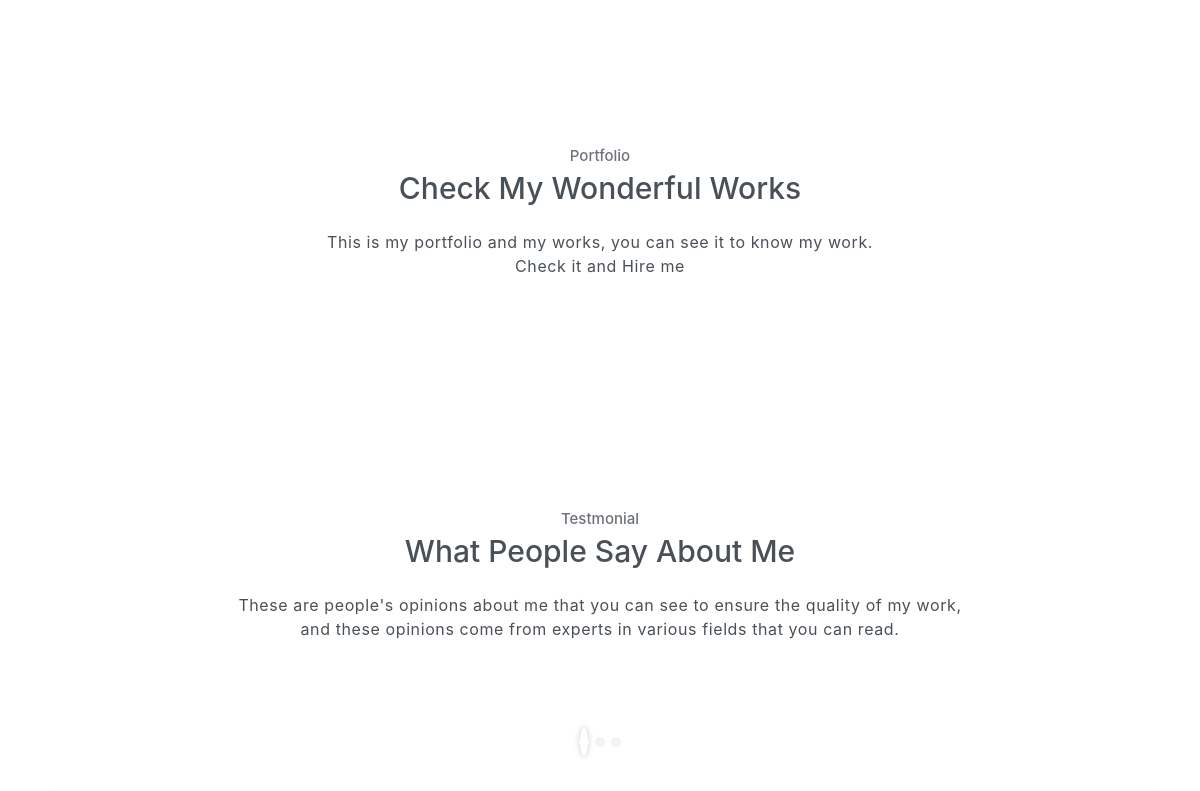
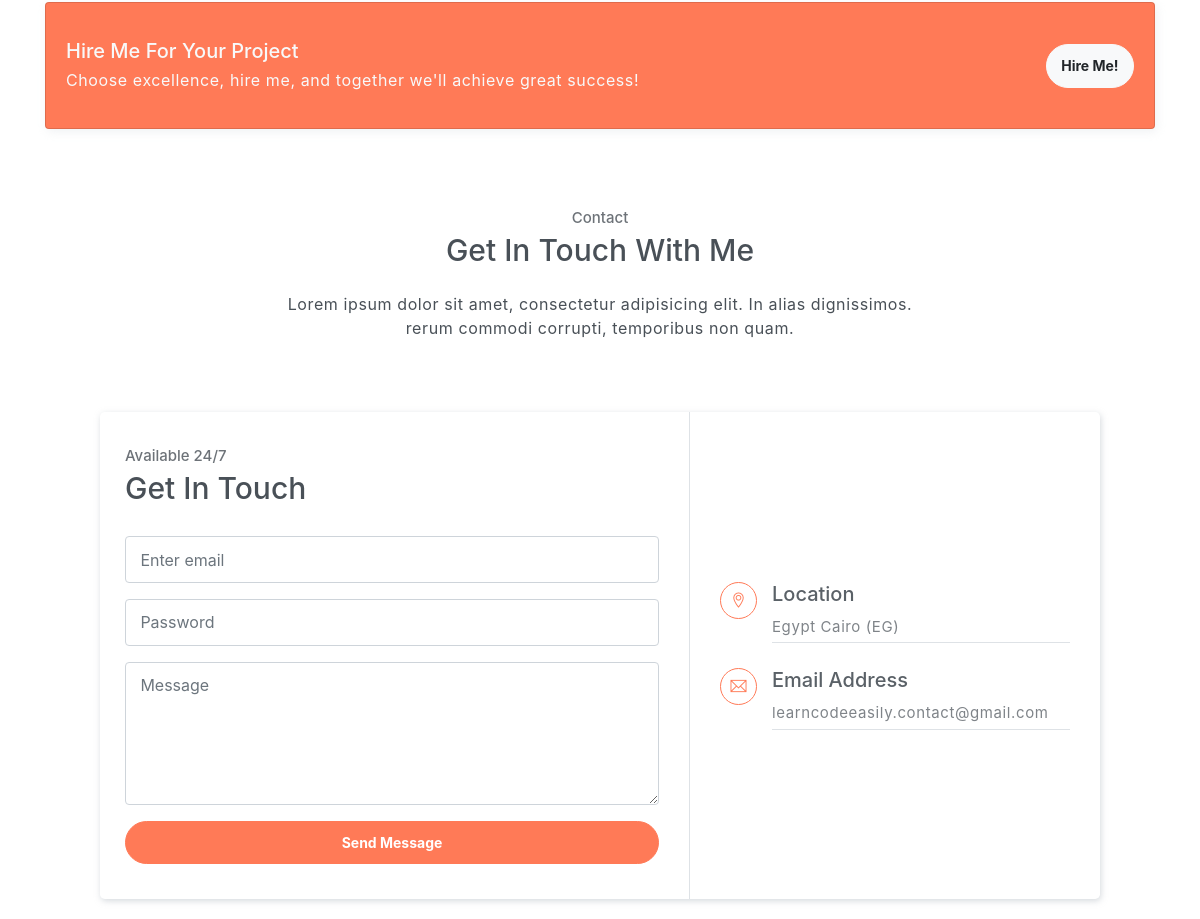
Before: / (middle part) with the older database file (2 pictures, top to bottom).
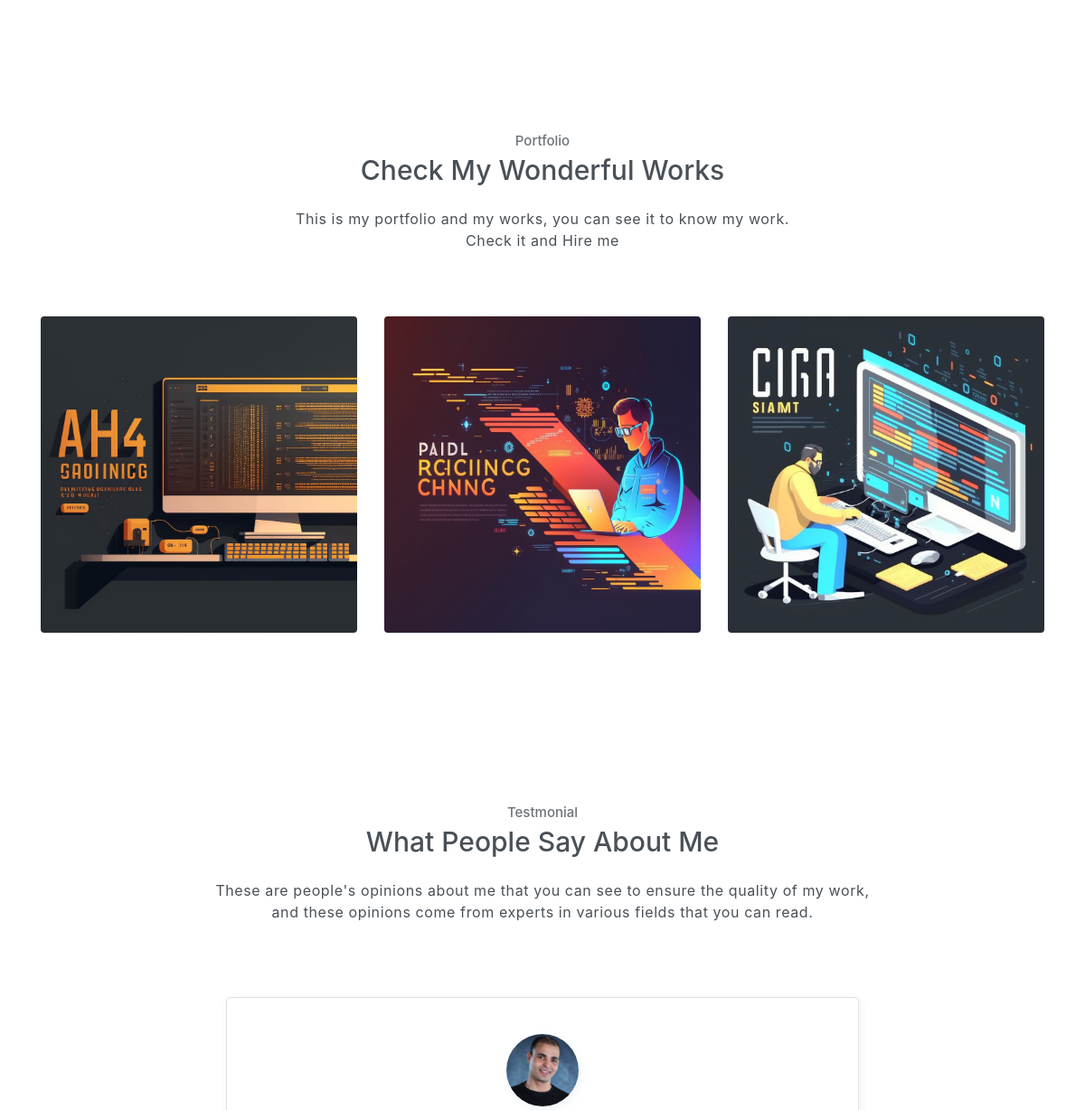
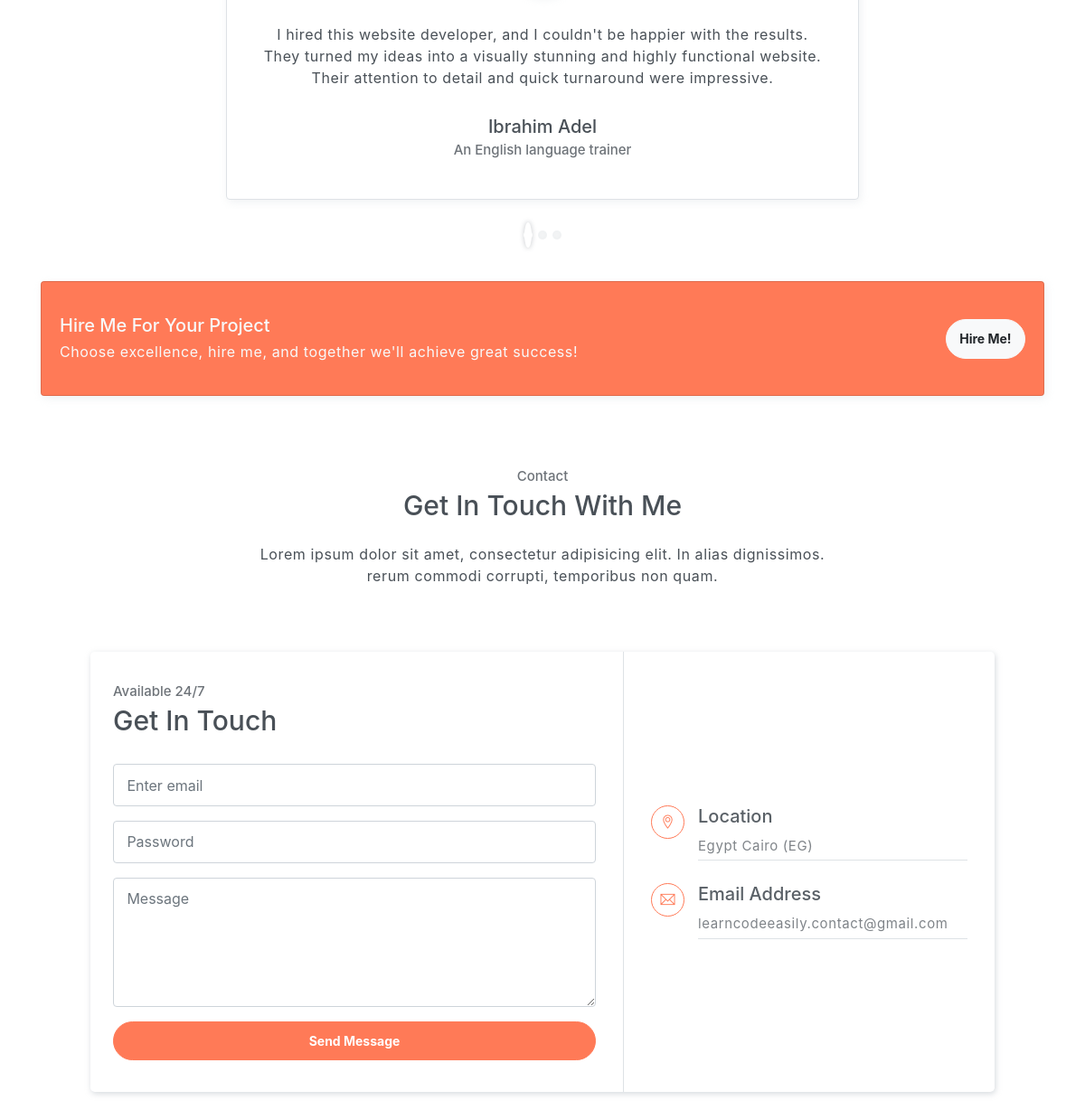
After: the same page with the newer database file (2 pictures, top to bottom).
### main/models.py (models this page shows, shortened)
class Projects(models.Model):
    title = models.CharField(max_length=50)
    description = models.TextField(max_length=5000)
    url = models.URLField()
    image_for_project = models.ImageField()
    class Meta:
        verbose_name = "Project"
        verbose_name_plural = "Projects"

class Opinion(models.Model):
    name = models.CharField(max_length=50)
    message = models.TextField()
    picture = models.ImageField()
    career = models.CharField(max_length=60)
    active = models.CharField(
        choices=ACTIVE_CHOICES,
        default="inactive",
        max_length=100
    )

### main/views.py (the view)
# urls.py: path('', views.index)
def index(request):
    personal = Personal.objects.last()
    logo = Logo.objects.last()
    cv = CV.objects.last()
    url = Url.objects.all()
    skills = Skills.objects.all()
    projects = Projects.objects.all()
    facts = Facts.objects.all()
    opinions = Opinion.objects.all()
    return render(
        request,
        'index.html',
        {
            'personal' : personal,
            'logo': logo,
            'cv': cv,
            'urls': url,
            'skills': skills,
            'projects': projects,
            'facts': facts,
            'opinions': opinions,
        }
    )

### main/templates/index.html (shortened to what this page needs)
{% extends 'base.html' %}
{% load static %}
{% block content %}
    <section class="section">
    </section>
    <section id="portfolio" class="section">
        <div class="container text-center">
            <h6 class="subtitle">Portfolio</h6>
            <h6 class="section-title mb-4">Check My Wonderful Works</h6>
            <p class="mb-5 pb-4">This is my portfolio and my works, you can see it to know my work. <br> Check it and Hire me </p>
            <div class="row">
                {% for project in projects %}
                    <div class="col-sm-4">
                        <div class="img-wrapper">
                            <img src="{{ project.image_for_project.url }}" alt="{{ project.title }}">
                        </div>
                    </div>
                {% endfor %}
            </div>
        </div>
    </section>
    <section id="testmonial" class="section">
        <div class="container text-center">
            <h6 class="subtitle">Testmonial</h6>
            <h6 class="section-title mb-4">What People Say About Me</h6>
            <p class="mb-5 pb-4">These are people's opinions about me that you can see to ensure the quality of my work, <br>  and these opinions come from experts in various fields that you can read. </p>
            <div id="carouselExampleIndicators" class="carousel slide" data-ride="carousel">
                <ol class="carousel-indicators">
                    <li data-target="#carouselExampleIndicators" data-slide-to="0" class="active"></li>
                    <li data-target="#carouselExampleIndicators" data-slide-to="1"></li>
                    <li data-target="#carouselExampleIndicators" data-slide-to="2"></li>
                </ol>
                <div class="carousel-inner">
                    {% for opinion in opinions %}
                        <div class="carousel-item {{ opinion.active }}">
                            <div class="card testmonial-card border">
                                <div class="card-body">
                                    <img src="{{ opinion.picture.url }}" alt="">
                                    <p> {{ opinion.message }} </p>
                                    <h1 class="title"> {{ opinion.name }} </h1>
                                    <h1 class="subtitle"> {{ opinion.career }} </h1>
                                </div>
                            </div>
                        </div>
                    {% endfor %}
                </div>
            </div>
        </div>
    </section>
    <section class="bg-gray p-0 section">
        <div class="container">
            <div class="card bg-primary">
                <div class="card-body text-light">
                    <div class="row align-items-center">
                        <div class="col-sm-9 text-center text-sm-left">
                            <h5 class="mt-3">Hire Me For Your Project</h5>
                            <p class="mb-3">Choose excellence, hire me, and together we'll achieve great success!</p>
                        </div>
                        <div class="col-sm-3 text-center text-sm-right">
                            <a target="_blank" href="https://www.linkedin.com/in/hamza-waleed-4277a7269/">
                                <button class="btn btn-light rounded">Hire Me!</button>
                            </a>
                        </div>
                    </div>
                </div>
            </div>
        </div>
    </section>
    <section id="contact" class="position-relative section">
        <div class="container text-center">
            <h6 class="subtitle">Contact</h6>
            <h6 class="section-title mb-4">Get In Touch With Me</h6>
            <p class="mb-5 pb-4">Lorem ipsum dolor sit amet, consectetur adipisicing elit. In alias dignissimos. <br> rerum commodi corrupti, temporibus non quam.</p>
            <div class="contact text-left">
                <div class="form">
                    <h6 class="subtitle">Available 24/7</h6>
                    <h6 class="section-title mb-4">Get In Touch</h6>
                    <form action="javascript:mail();">
                        <div class="form-group">
                            <input type="email" class="form-control" id="exampleInputEmail1" aria-describedby="emailHelp" placeholder="Enter email" required>
                        </div>
                        <div class="form-group">
                            <input type="password" class="form-control" id="exampleInputPassword1" placeholder="Password" required>
                        </div>
                        <div class="form-group">
                            <textarea name="contact-message" id="body" cols="30" rows="5" class="form-control" placeholder="Message"></textarea>
                        </div>
                        <button type="submit" class="btn btn-primary btn-block rounded w-lg">Send Message</button>
                    </form>
                </div>
                <div class="contact-infos">
                    <div class="item">
                        <i class="ti-location-pin"></i>
                        <div class="">
                            <h5>Location</h5>
                            <p> Egypt Cairo (EG) </p>
                        </div>
                    </div>
                    <div class="item">
                        <i class="ti-email"></i>
                        <div class="mb-0">
                            <h5>Email Address</h5>
                            <p> learncodeeasily.contact@gmail.com </p>
                        </div>
                    </div>
                </div>
            </div>
        </div>
        <div id="map">
        </div>
    </section>
{% endblock content %}

### main/templates/base.html (shortened to what this page needs)
{% load static %}
<!DOCTYPE html>
<html lang="en">
<head>
    <link rel="stylesheet" href="{% static 'vendors/themify-icons/css/themify-icons.css' %}">
	<link rel="stylesheet" href="{% static 'css/steller.css' %}">
</head>
<body data-spy="scroll" data-target=".navbar" data-offset="40" id="home">
    {% block content %}
    {% endblock content %}
</body>
</html>

### main/templates/common/header.html (shortened to what this page needs)
{% load static %}

Changed rows visible on the page:
added Projects: image_for_project (picture)
added Projects: image_for_project (picture)
added Projects: image_for_project (picture)
added Opinion: picture (picture), message "I hired this website developer, and I couldn't be happier with the results. They turned my ideas into a visually stunning and highly functional website. Their attention to detail and quick turnaround were impressive.", name "Ibrahim Adel", career "An English language trainer"
